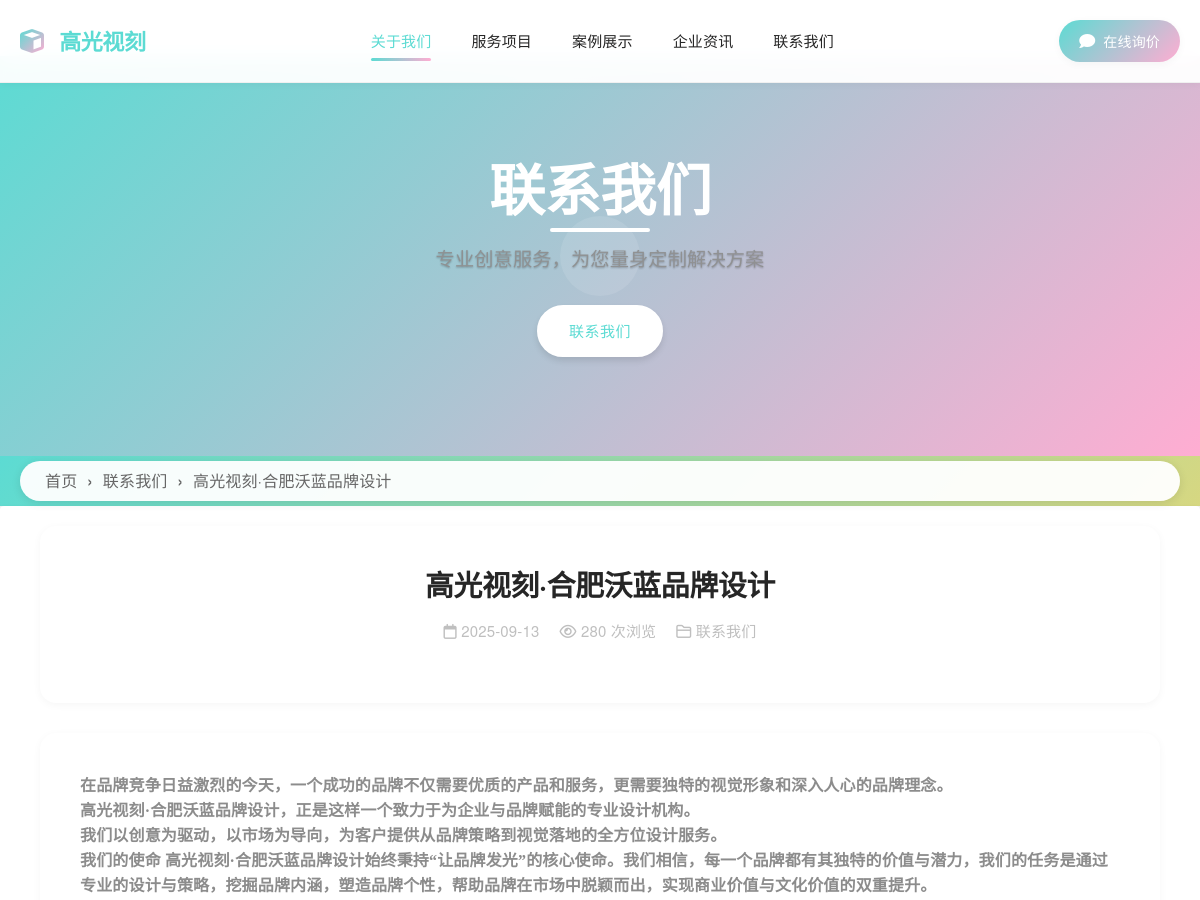
The app's page /about/about.html (upper part), older data.
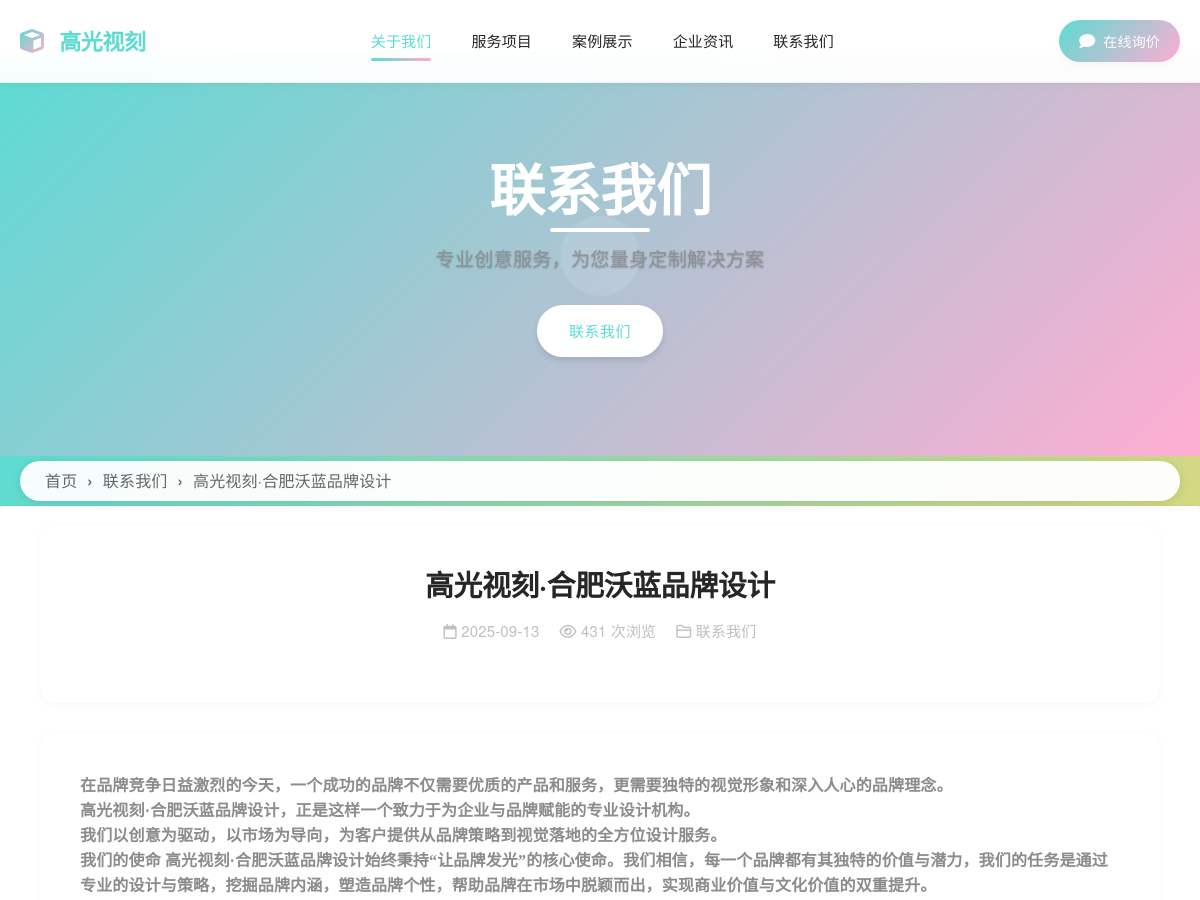
The same page, newer data.
### tables this page shows
CREATE TABLE `contents` (
  `id` int(11) NOT NULL AUTO_INCREMENT,
  `category_id` int(11) NOT NULL COMMENT '栏目ID',
  `title` varchar(200) NOT NULL COMMENT '标题',
  `slug` varchar(200) NOT NULL COMMENT 'URL别名',
  `summary` text COMMENT '摘要',
  `content` longtext COMMENT '内容',
  `thumbnail` varchar(500) DEFAULT NULL COMMENT '缩略图',
  `images` json DEFAULT NULL COMMENT '图片集合',
  `videos` json DEFAULT NULL COMMENT '视频集合',
  `tags` varchar(500) DEFAULT NULL COMMENT '标签',
  `view_count` int(11) NOT NULL DEFAULT '0' COMMENT '浏览量',
  `sort_order` int(11) NOT NULL DEFAULT '0' COMMENT '排序',
  `is_featured` tinyint(1) NOT NULL DEFAULT '0' COMMENT '是否推荐',
  `is_published` tinyint(1) NOT NULL DEFAULT '1' COMMENT '是否发布',
  `published_at` timestamp NULL DEFAULT NULL COMMENT '发布时间',
  `seo_title` varchar(200) DEFAULT NULL COMMENT 'SEO标题',
  `seo_keywords` varchar(500) DEFAULT NULL COMMENT 'SEO关键词',
  `seo_description` varchar(500) DEFAULT NULL COMMENT 'SEO描述',
  `created_at` timestamp NOT NULL DEFAULT CURRENT_TIMESTAMP COMMENT '创建时间',
  `updated_at` timestamp NOT NULL DEFAULT CURRENT_TIMESTAMP ON UPDATE CURRENT_TIMESTAMP COMMENT '更新时间',
  PRIMARY KEY (`id`),
  UNIQUE KEY `slug` (`slug`),
  KEY `category_id` (`category_id`),
  KEY `is_published` (`is_published`),
  KEY `is_featured` (`is_featured`),
  KEY `sort_order` (`sort_order`)
);

### templates/default/detail.php (the view, shortened to what this page needs)
<?php
$innerpage_banners = get_innerpage_banners(5);
$related_contents = get_contents($content['category_id'], 4, 0, true);
?>
<!DOCTYPE html>
<html lang="zh-CN">
<head>
    <link rel="stylesheet" href="https://unpkg.com/layui@2.8.0/dist/css/layui.css">
    <link rel="stylesheet" href="<?php echo url('templates/default/assets/css/frontend/style.css'); ?>">
    <link rel="stylesheet" href="<?php echo url('templates/default/assets/css/frontend/content.css'); ?>">
    <link rel="stylesheet" href="<?php echo url('templates/default/assets/css/frontend/dynamic-banner.css'); ?>">
    <link rel="stylesheet" href="https://cdnjs.cloudflare.com/ajax/libs/font-awesome/6.0.0/css/all.min.css">
</head>
<body class="content-page">
    <?php include __DIR__ . '/header.php'; ?>
    <?php if (!empty($innerpage_banners)): ?>
    <section class="inner-banner-section">
        <div class="dynamic-inner-carousel">
            <?php foreach ($innerpage_banners as $index => $banner): ?>
            <div class="carousel-slide-3d <?php echo $index === 0 ? 'active' : ''; ?>"
                 style="background-image: url('<?php echo htmlspecialchars($banner['image_url']); ?>');">
                <div class="inner-banner-content-3d">
                    <?php if (!empty($banner['title'])): ?>
                    <h2><?php echo htmlspecialchars($banner['title']); ?></h2>
                    <?php endif; ?>
                    <?php if (!empty($banner['link_url'])): ?>
                    <div class="inner-banner-buttons">
                        <a href="<?php echo htmlspecialchars($banner['link_url']); ?>" class="btn-primary">了解更多</a>
                    </div>
                    <?php endif; ?>
                </div>
            </div>
            <?php endforeach; ?>
            <button class="carousel-control-3d prev">
                <i class="fas fa-chevron-left"></i>
            </button>
            <button class="carousel-control-3d next">
                <i class="fas fa-chevron-right"></i>
            </button>
            <div class="carousel-indicators-3d">
                <?php for ($i = 0; $i < count($innerpage_banners); $i++): ?>
                <span class="indicator-3d <?php echo $i === 0 ? 'active' : ''; ?>" data-slide="<?php echo $i; ?>"></span>
                <?php endfor; ?>
            </div>
        </div>
    </section>
    <?php else: ?>
    <section class="inner-banner-section inner-banner-placeholder">
        <div class="inner-banner-placeholder-content">
            <h2><?php echo htmlspecialchars($category['name']); ?></h2>
            <p>专业创意服务，为您量身定制解决方案</p>
            <div class="inner-banner-placeholder-buttons">
                <a href="<?php echo url('contact/'); ?>" class="btn-primary">联系我们</a>
            </div>
        </div>
    </section>
    <?php endif; ?>
    <section class="breadcrumb-section" style="height: 50px; display: flex; align-items: center;">
        <div class="container">
            <div class="custom-breadcrumb" style="height: 40px; width: 100%;">
                <?php
                $breadcrumb_data = generate_breadcrumb_data($category['id'], $content);
                echo render_breadcrumb_html($breadcrumb_data);
                ?>
            </div>
        </div>
    </section>
    <section class="content-detail">
        <div class="container">
            <div class="content-header">
                <h1 class="content-title"><?php echo $content['title']; ?></h1>
                <div class="content-meta">
                    <span>
                        <i class="far fa-calendar"></i>
                        <?php echo date('Y-m-d', strtotime($content['created_at'])); ?>
                    </span>
                    <span>
                        <i class="far fa-eye"></i>
                        <?php echo $content['view_count']; ?> 次浏览
                    </span>
                    <span>
                        <i class="far fa-folder"></i>
                        <?php echo $category['name']; ?>
                    </span>
                </div>
            </div>
            <div class="content-body">
                <?php echo $content['content']; ?>
            </div>
        </div>
    </section>
</body>
</html>

Row changes from the older to the newer data that the page shows:
changed contents "高光视刻·合肥沃蓝品牌设计": view_count "280" → "431"
